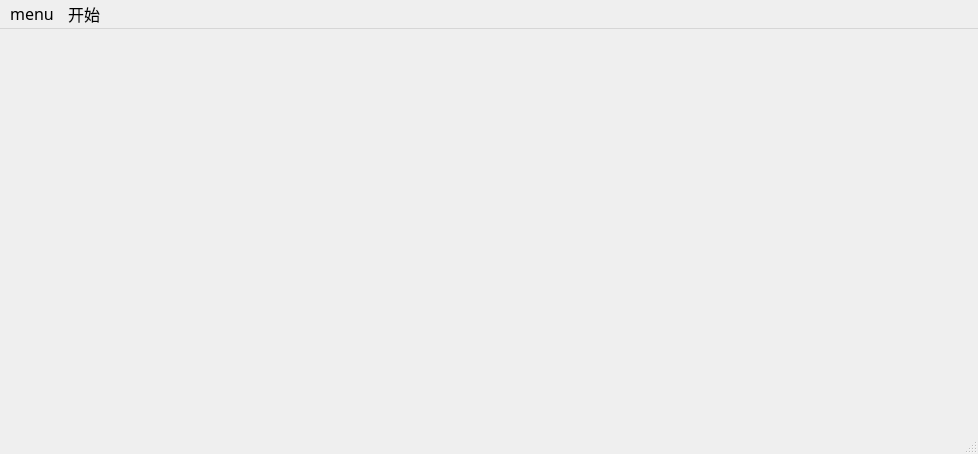
<?xml version="1.0" encoding="UTF-8"?>
<ui version="4.0">
 <class>MainWindow</class>
 <widget class="QMainWindow" name="MainWindow">
  <property name="geometry">
   <rect>
    <x>0</x>
    <y>0</y>
    <width>978</width>
    <height>454</height>
   </rect>
  </property>
  <property name="windowTitle">
   <string>MainWindow</string>
  </property>
  <widget class="QWidget" name="centralwidget">
   <property name="styleSheet">
    <string notr="true">background-image:url(:/img/background5.jpg);</string>
   </property>
  </widget>
  <widget class="QMenuBar" name="menubar">
   <property name="geometry">
    <rect>
     <x>0</x>
     <y>0</y>
     <width>978</width>
     <height>27</height>
    </rect>
   </property>
   <property name="sizePolicy">
    <sizepolicy hsizetype="Preferred" vsizetype="Preferred">
     <horstretch>0</horstretch>
     <verstretch>0</verstretch>
    </sizepolicy>
   </property>
   <property name="font">
    <font>
     <family>微软雅黑</family>
     <pointsize>12</pointsize>
     <weight>50</weight>
     <bold>false</bold>
     <stylestrategy>PreferAntialias</stylestrategy>
    </font>
   </property>
   <property name="defaultUp">
    <bool>false</bool>
   </property>
   <widget class="QMenu" name="menu2">
    <property name="tearOffEnabled">
     <bool>false</bool>
    </property>
    <property name="title">
     <string>开始</string>
    </property>
    <property name="separatorsCollapsible">
     <bool>false</bool>
    </property>
    <property name="toolTipsVisible">
     <bool>false</bool>
    </property>
    <addaction name="actionquit"/>
   </widget>
   <widget class="QMenu" name="menu1">
    <property name="geometry">
     <rect>
      <x>339</x>
      <y>108</y>
      <width>120</width>
      <height>50</height>
     </rect>
    </property>
    <property name="sizePolicy">
     <sizepolicy hsizetype="Fixed" vsizetype="Preferred">
      <horstretch>0</horstretch>
      <verstretch>0</verstretch>
     </sizepolicy>
    </property>
    <property name="title">
     <string>menu</string>
    </property>
    <property name="icon">
     <iconset resource="res.qrc">
      <normaloff>:/img/menu3.jpg</normaloff>:/img/menu3.jpg</iconset>
    </property>
    <property name="separatorsCollapsible">
     <bool>true</bool>
    </property>
    <property name="toolTipsVisible">
     <bool>true</bool>
    </property>
   </widget>
   <addaction name="menu1"/>
   <addaction name="menu2"/>
  </widget>
  <widget class="QStatusBar" name="statusbar"/>
  <action name="actionquit">
   <property name="icon">
    <iconset resource="res.qrc">
     <normaloff>:/img/quit2.png</normaloff>:/img/quit2.png</iconset>
   </property>
   <property name="text">
    <string>退出</string>
   </property>
  </action>
 </widget>
 <resources>
  <include location="res.qrc"/>
 </resources>
 <connections/>
</ui>
